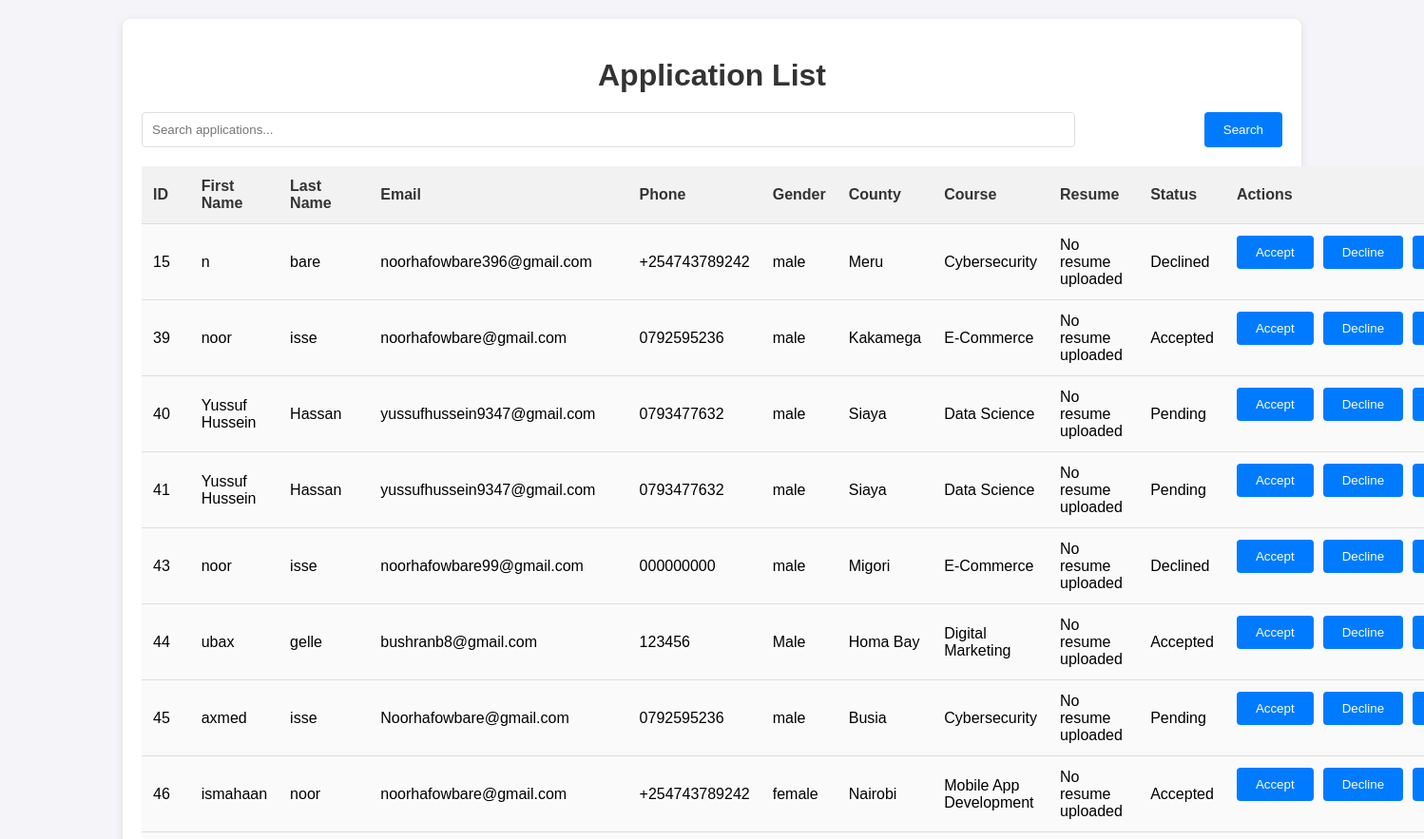
The page /admin/applications (upper part) on the database as committed earlier.
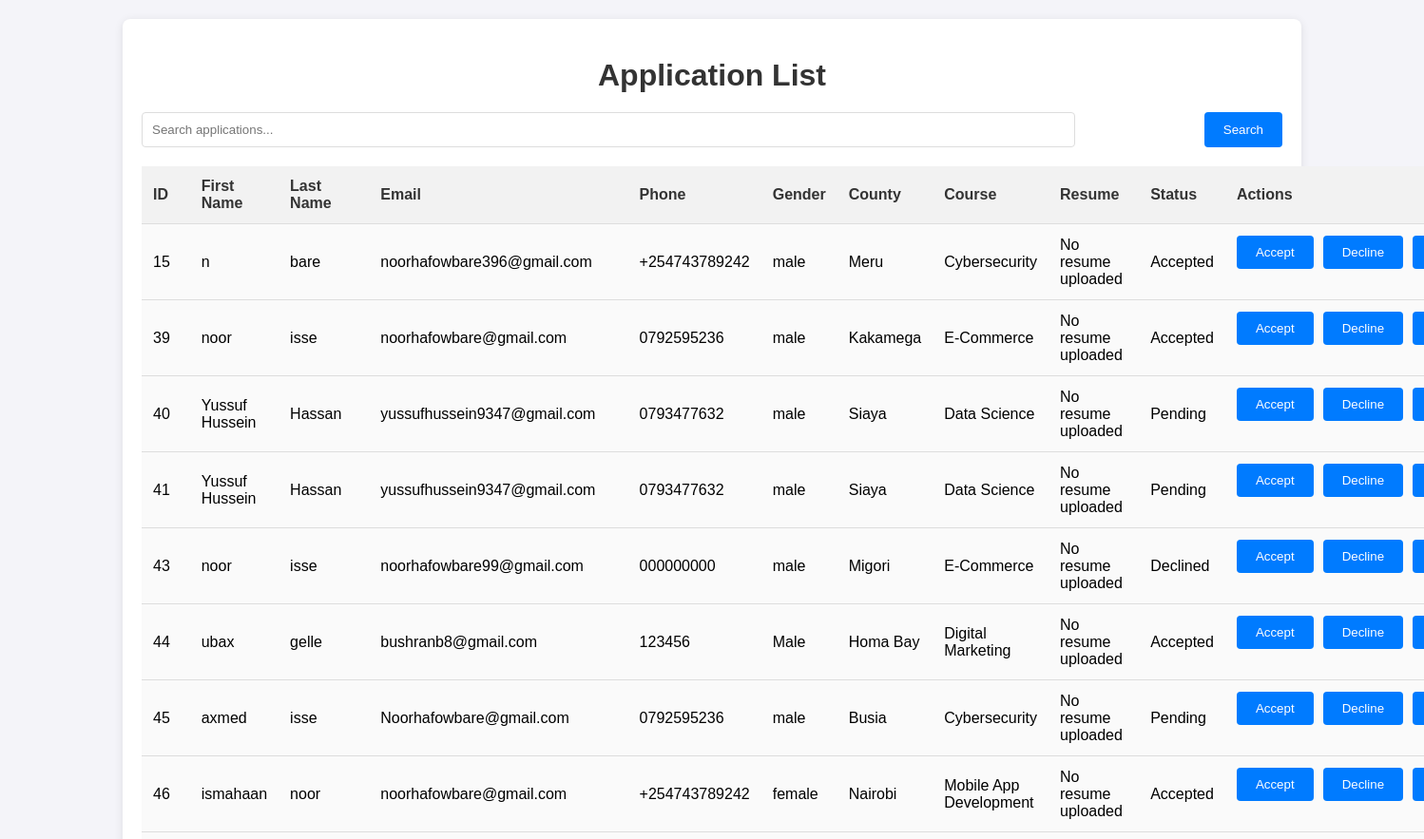
The same page on the database as committed later.
### tables this page shows
CREATE TABLE applications (
                    id INTEGER PRIMARY KEY AUTOINCREMENT,
                    first_name TEXT NOT NULL,
                    last_name TEXT NOT NULL,
                    email TEXT NOT NULL,
                    phone TEXT NOT NULL,
                    gender TEXT NOT NULL,
                    county TEXT NOT NULL,
                    course TEXT NOT NULL
                , status TEXT DEFAULT 'Pending', resume_path TEXT);

### app.py (the view)
@app.route('/admin/applications')
def view_applications():
    search = request.args.get('search', '')  # Search functionality
    page = request.args.get('page', 1, type=int)
    per_page = 80  # Number of records per page
    offset = (page - 1) * per_page
    conn = get_db_connection()
    search_query = f"%{search}%"  # Format search term for SQL LIKE
    applications = conn.execute(
        'SELECT * FROM applications WHERE first_name LIKE ? OR last_name LIKE ? LIMIT ? OFFSET ?',
        (search_query, search_query, per_page, offset)
    ).fetchall()
    total_query = 'SELECT COUNT(*) FROM applications WHERE first_name LIKE ? OR last_name LIKE ?'
    total = conn.execute(total_query, (search_query, search_query)).fetchone()[0]
    conn.close()
    return render_template('applications.html', applications=applications, page=page, per_page=per_page, total=total, search=search)

### app.py (called while the page is built)
def get_db_connection():
    conn = sqlite3.connect('database.db')
    conn.row_factory = sqlite3.Row
    return conn

### templates/applications.html (shortened to what this page needs)
<!DOCTYPE html>
<html lang="en">
  <head>
    <link
      rel="stylesheet"
      href="{{ url_for('static', filename='css/applications.css') }}"
    />
    <link
      href="https://cdn.jsdelivr.net/npm/sweetalert2@11/dist/sweetalert2.min.css"
      rel="stylesheet"
    />
  </head>
  <body>
    <div class="container">
      <h1>Application List</h1>
      <form
        method="get"
        action="{{ url_for('view_applications') }}"
        style="margin-bottom: 20px"
      >
        <input
          type="text"
          name="search"
          placeholder="Search applications..."
          value="{{ search }}"
        />
        <button type="submit">Search</button>
      </form>
      <table>
        <thead>
          <tr>
            <th>ID</th>
            <th>First Name</th>
            <th>Last Name</th>
            <th>Email</th>
            <th>Phone</th>
            <th>Gender</th>
            <th>County</th>
            <th>Course</th>
            <th>Resume</th>
            <th>Status</th>
            <th>Actions</th>
          </tr>
        </thead>
        <tbody>
          {% for application in applications %}
          <tr>
            <td>{{ application.id }}</td>
            <td>{{ application.first_name }}</td>
            <td>{{ application.last_name }}</td>
            <td>{{ application.email }}</td>
            <td>{{ application.phone }}</td>
            <td>{{ application.gender }}</td>
            <td>{{ application.county }}</td>
            <td>{{ application.course }}</td>
            <td>
              {% if application.resume_path %}
              <a
                href="{{ url_for('download_file', filename=application.resume_path.split('/')[-1]) }}"
                target="_blank"
                >Download Resume</a
              >
              {% else %} No resume uploaded {% endif %}
            </td>
            <td>
              <span class="status-label {{ application.status | lower }}"
                >{{ application.status }}</span
              >
            </td>
            <td>
              <div class="actions-container">
                <form
                  action="/accept_application/{{ application.id }}"
                  method="POST"
                  style="display: inline"
                >
                  <button type="submit" class="btn btn-success">Accept</button>
                </form>
                <form
                  action="/decline_application/{{ application.id }}"
                  method="POST"
                  style="display: inline"
                >
                  <button type="submit" class="btn btn-danger">Decline</button>
                </form>
                <form
                  action="/delete_application/{{ application.id }}"
                  method="POST"
                  style="display: inline"
                >
                  <button type="submit" class="btn btn-delete">Delete</button>
                </form>
              </div>
            </td>
          </tr>
          {% endfor %}
        </tbody>
      </table>
  </body>
</html>

Rows that differ between the two databases and show on the page:
changed applications "bare": status "Declined" → "Accepted"
